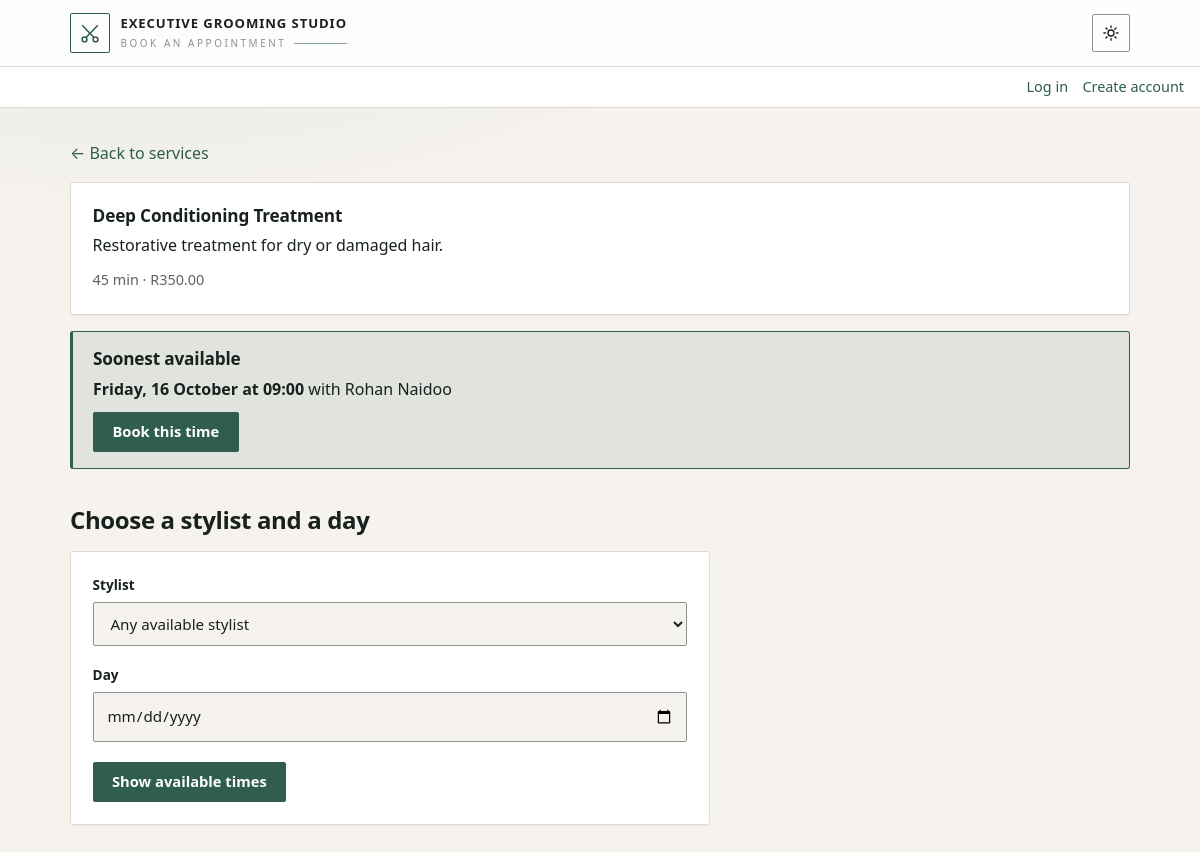
Screenshot of /public/book.php?service_id=4 with the database file from the repository.
### tables this page shows
CREATE TABLE Service (
    service_id INT AUTO_INCREMENT PRIMARY KEY,
    name VARCHAR(100) NOT NULL,
    description TEXT,
    duration_minutes INT NOT NULL CHECK (duration_minutes > 0),
    price DECIMAL(8,2) NOT NULL CHECK (price > 0),
    image VARCHAR(255) NULL    
);

CREATE TABLE Stylist (
    stylist_id INT AUTO_INCREMENT PRIMARY KEY,
    name VARCHAR(100) NOT NULL,
    email VARCHAR(150) NOT NULL UNIQUE,
    password_hash VARCHAR(255) NOT NULL,
     
    accepting_bookings TINYINT(1) NOT NULL DEFAULT 1,
     
     
    working_hours VARCHAR(255) NULL
);

### classes/Auth.php (called while the page is built, shortened)
<?php
require_once __DIR__ . '/Database.php';
class Auth
{
    public static function user(): ?array
    {
        if (!isset($_SESSION['user'], $_SESSION['last_activity'])) {
            return null;
        }
        return $_SESSION['user'];
    }
}

### classes/Service.php (called while the page is built, shortened)
<?php
require_once __DIR__ . '/Database.php';
class Service
{
    public static function find(int $serviceId): ?array
    {
        $db   = Database::getConnection();
        $stmt = $db->prepare(
            'SELECT service_id, name, description, duration_minutes, price, image
             FROM Service
             WHERE service_id = :id'
        );
        $stmt->execute([':id' => $serviceId]);
        $row = $stmt->fetch();
        return $row === false ? null : $row;
    }
}

### config/helpers.php (called while the page is built, shortened)
<?php
function e(string $text): string
{
    return htmlspecialchars($text, ENT_QUOTES, 'UTF-8');
}
function inputText(array $source, string $key, string $default = ''): string
{
    $value = $source[$key] ?? null;
    return is_string($value) ? $value : $default;
}

### classes/Database.php (called while the page is built, shortened)
<?php
class Database
{
    private static ?PDO $connection = null;
    public static function getConnection(): PDO
    {
        if (self::$connection === null) {
            $config = require __DIR__ . '/../config/db_config.php';
            $dsn = "mysql:host={$config['host']};dbname={$config['dbname']};charset={$config['charset']}";
            self::$connection = new PDO($dsn, $config['user'], $config['pass'], [
                PDO::ATTR_ERRMODE            => PDO::ERRMODE_EXCEPTION,
                PDO::ATTR_DEFAULT_FETCH_MODE => PDO::FETCH_ASSOC,
                PDO::ATTR_EMULATE_PREPARES   => false,
            ]);
        }
        return self::$connection;
    }
}

### classes/Stylist.php (called while the page is built, shortened)
<?php
require_once __DIR__ . '/Database.php';
class Stylist
{
    private static array $blockCache = [];
    public static function getForService(int $serviceId): array
    {
        $stmt = Database::getConnection()->prepare(
            'SELECT s.stylist_id, s.name, s.accepting_bookings
             FROM Stylist s
             JOIN StylistService ss ON ss.stylist_id = s.stylist_id AND ss.service_id = :service_id
             WHERE s.accepting_bookings = 1
             ORDER BY s.name'
        );
        $stmt->execute([':service_id' => $serviceId]);
        return $stmt->fetchAll();
    }
    public static function blocksOn(int $stylistId, DateTimeImmutable $date): array
    {
        if (!isset(self::$blockCache[$stylistId])) {
            $map  = [];
            $stmt = Database::getConnection()->prepare(
                "SELECT weekday, TIME_FORMAT(start_time, '%H:%i') AS s, TIME_FORMAT(end_time, '%H:%i') AS e
                 FROM WorkingBlock WHERE stylist_id = :id ORDER BY weekday, start_time"
            );
            $stmt->execute([':id' => $stylistId]);
            foreach ($stmt->fetchAll() as $row) {
                $map[(int) $row['weekday']][] = [$row['s'], $row['e']];
            }
            self::$blockCache[$stylistId] = $map;
        }
        $out = [];
        foreach (self::$blockCache[$stylistId][(int) $date->format('N')] ?? [] as [$s, $e]) {
            [$sh, $sm] = array_map('intval', explode(':', $s));
            [$eh, $em] = array_map('intval', explode(':', $e));
            $out[] = [$date->setTime($sh, $sm), $date->setTime($eh, $em)];
        }
        return $out;
    }
}

### classes/Booking.php (called while the page is built, shortened)
<?php
require_once __DIR__ . '/Database.php';
require_once __DIR__ . '/Stylist.php';
class Booking
{
    public static function getAvailableSlots(array $stylist, int $durationMinutes, DateTimeImmutable $date, ?int $ignoreBookingId = null): array
    {
        $stylistId = (int) $stylist['stylist_id'];
        $blocks = Stylist::blocksOn($stylistId, $date);
        $firstOpen = $blocks[0][0];
        $lastClose = $blocks[count($blocks) - 1][1];
        $db   = Database::getConnection();
        $sql    = "SELECT start_time, end_time
                   FROM Booking
                   WHERE stylist_id = :stylist_id
                     AND status <> 'cancelled'
                     AND start_time < :close
                     AND end_time > :open";
        $params = [
            ':stylist_id' => $stylistId,
            ':open'       => $firstOpen->format('Y-m-d H:i:s'),
            ':close'      => $lastClose->format('Y-m-d H:i:s'),
        ];
        $stmt = $db->prepare($sql);
        $stmt->execute($params);
        $booked = $stmt->fetchAll();
        $now      = new DateTimeImmutable('now');
        $duration = new DateInterval('PT' . $durationMinutes . 'M');
        $step     = new DateInterval('PT' . self::SLOT_STEP_MINUTES . 'M');
        $slots    = [];
        foreach ($blocks as [$open, $close]) {
            for ($start = $open; ; $start = $start->add($step)) {
                $end = $start->add($duration);
                if ($end > $close) {
                    break;
                }
                if ($start <= $now) {
                    continue;
                }
                $slots[] = $start;
            }
        }
        return $slots;
    }
    public static function suggestSlot(array $stylists, ?array $preferred, int $durationMinutes, int $horizonDays = 21): ?array
    {
        $today = new DateTimeImmutable('today');
        $best = null;
        foreach ($stylists as $other) {
            $time = self::soonestFor($other, $durationMinutes, $today, $horizonDays);
            if ($time !== null && ($best === null || $time < $best['start'])) {
                $best = ['stylist' => $other, 'start' => $time, 'preferred' => ($preferred === null)];
            }
        }
        return $best;
    }
    private static function soonestFor(array $stylist, int $durationMinutes, DateTimeImmutable $firstDay, int $horizonDays): ?DateTimeImmutable
    {
        for ($i = 0; $i < $horizonDays; $i++) {
            $slots = self::getAvailableSlots($stylist, $durationMinutes, $firstDay->add(new DateInterval('P' . $i . 'D')));
            if (count($slots) > 0) {
                return $slots[0];
            }
        }
        return null;
    }
    private static function overlapsAny(DateTimeImmutable $start, DateTimeImmutable $end, array $booked): bool
    {
        return false;
    }
}

### public/book.php (the view, shortened to what this page needs)
<?php
require_once __DIR__ . '/../config/helpers.php';
require_once __DIR__ . '/../config/account_bar.php';
require_once __DIR__ . '/../classes/Service.php';
require_once __DIR__ . '/../classes/Stylist.php';
require_once __DIR__ . '/../classes/Booking.php';
$service  = null;
$stylists = [];
$error    = null;
$serviceId = filter_input(INPUT_GET, 'service_id', FILTER_VALIDATE_INT);
try {
    if ($serviceId !== false && $serviceId !== null) {
        $service = Service::find($serviceId);
    }
    $stylists = ($service !== null) ? Stylist::getForService((int) $service['service_id']) : [];
} catch (PDOException $ex) {
    error_log('Could not load booking page: ' . $ex->getMessage());
    $error = 'Sorry, something went wrong on our side. Please try again later.';
}
$stylistChoice = inputText($_GET, 'stylist_id', 'any');
$dateInput     = inputText($_GET, 'date', '');
if (!$error) {
    $selected = [];
    if ($stylistChoice === 'any') {
        $selected = $stylists;
    }
}
$suggestion    = null;
$preferredName = null;
if (!$error && isset($selected) && count($selected) > 0) {
    try {
        $preferred     = ($stylistChoice === 'any') ? null : $selected[0];
        $preferredName = ($preferred !== null) ? $preferred['name'] : null;
        $suggestion    = Booking::suggestSlot($stylists, $preferred, (int) $service['duration_minutes']);
    } catch (PDOException $ex) {
        error_log('Could not work out the soonest time: ' . $ex->getMessage());
    }
}
?>
<!DOCTYPE html>
<html lang="en">
<head>
    <link rel="stylesheet" href="assets/css/style.css?v=<?= (int) @filemtime(__DIR__ . '/assets/css/style.css') ?>">
</head>
<body>
    <header class="site-header">
        <h1>Executive Grooming Studio</h1>
        <p>Book an appointment</p>
    </header>
    <?= accountBar() ?>
    <main class="container">
        <p><a href="index.php">&larr; Back to services</a></p>
        <?php if ($error): ?>
            <p class="error"><?= e($error) ?></p>
        <?php else: ?>
            <section class="service-card">
                <h3><?= e($service['name']) ?></h3>
                <p><?= e($service['description'] ?? '') ?></p>
                <p class="meta">
                    <?= (int) $service['duration_minutes'] ?> min
                    &middot; R<?= number_format((float) $service['price'], 2) ?>
                </p>
            </section>
            <?php if (isset($selected) && count($selected) > 0): ?>
                <section class="suggestion">
                    <h3>Soonest available</h3>
                    <?php if ($suggestion === null): ?>
                        <p>There are no free times in the next 21 days<?= $preferredName !== null ? ' with ' . e($preferredName) . ' or any other stylist' : '' ?>. Please try again later or call the salon.</p>
                    <?php else: ?>
                        <p><strong><?= e($suggestion['start']->format('l, j F')) ?> at <?= e($suggestion['start']->format('H:i')) ?></strong>
                            with <?= e($suggestion['stylist']['name']) ?></p>
                        <a class="button" href="book_details.php?<?= e(http_build_query([
                            'service_id' => $service['service_id'],
                            'stylist_id' => $suggestion['stylist']['stylist_id'],
                            'start'      => $suggestion['start']->format('Y-m-d H:i'),
                        ])) ?>">Book this time</a>
                    <?php endif; ?>
                </section>
            <?php endif; ?>
            <h2>Choose a stylist and a day</h2>
            <form method="get" action="book.php" class="booking-form">
                <label for="stylist_id">Stylist</label>
                <select name="stylist_id" id="stylist_id">
                    <option value="any">Any available stylist</option>
                </select>
                <label for="date">Day</label>
                <input type="date" name="date" id="date"
                       min="<?= e((new DateTimeImmutable('today'))->format('Y-m-d')) ?>"
                       value="<?= e($dateInput) ?>" required>
                <button type="submit" class="button">Show available times</button>
            </form>
        <?php endif; ?>
    </main>
</body>
</html>

### rows the page displays
service: name "Deep Conditioning Treatment", description "Restorative treatment for dry or damaged hair.", duration_minutes "45", price "350.00"
stylist: name "Rohan Naidoo"

### other values shown
$suggestion['start']->format('l, j F') "Friday, 16 October"
$suggestion['start']->format('H:i') "09:00"
